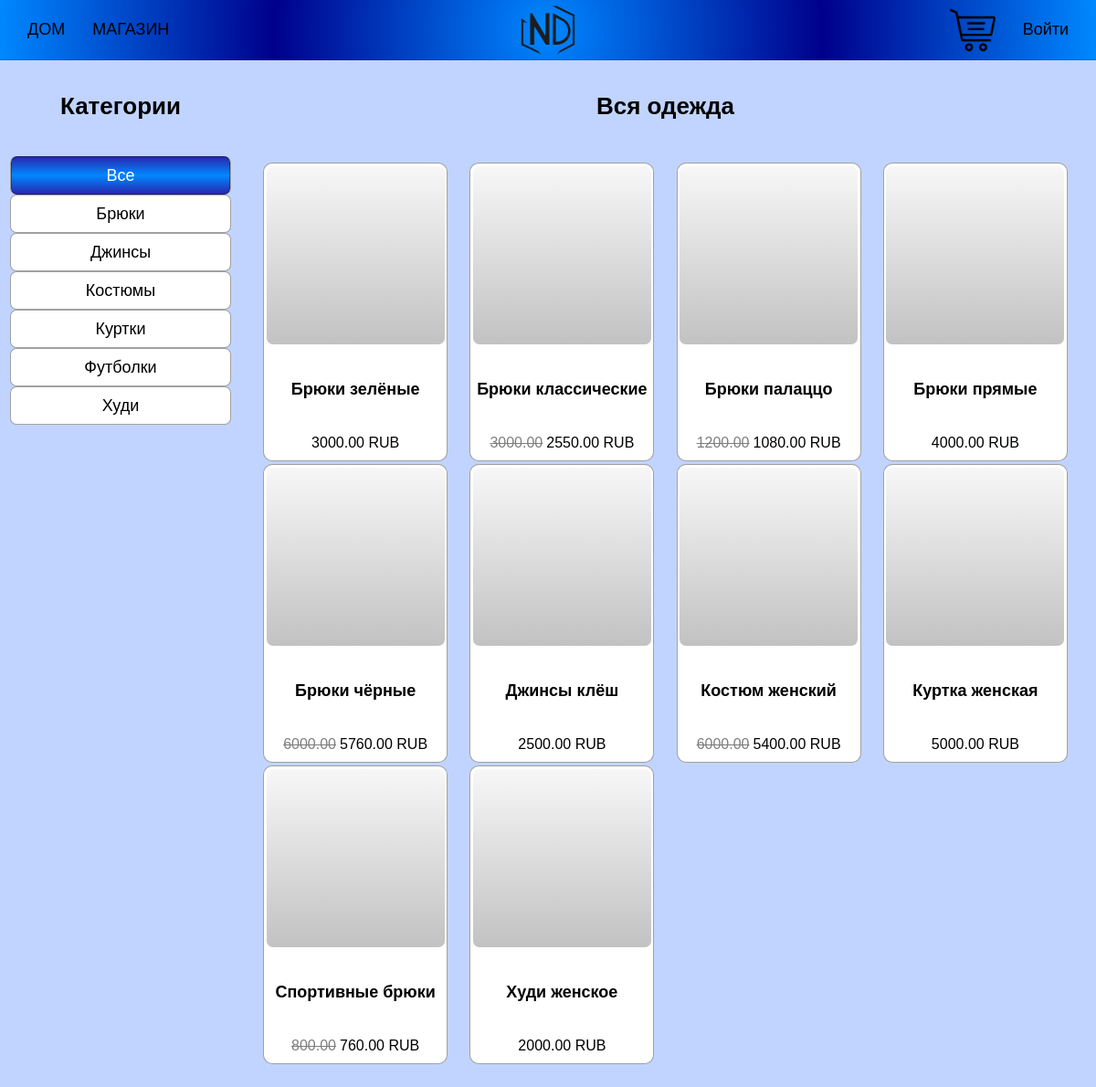
/shop/, run on an earlier commit of the app's database.
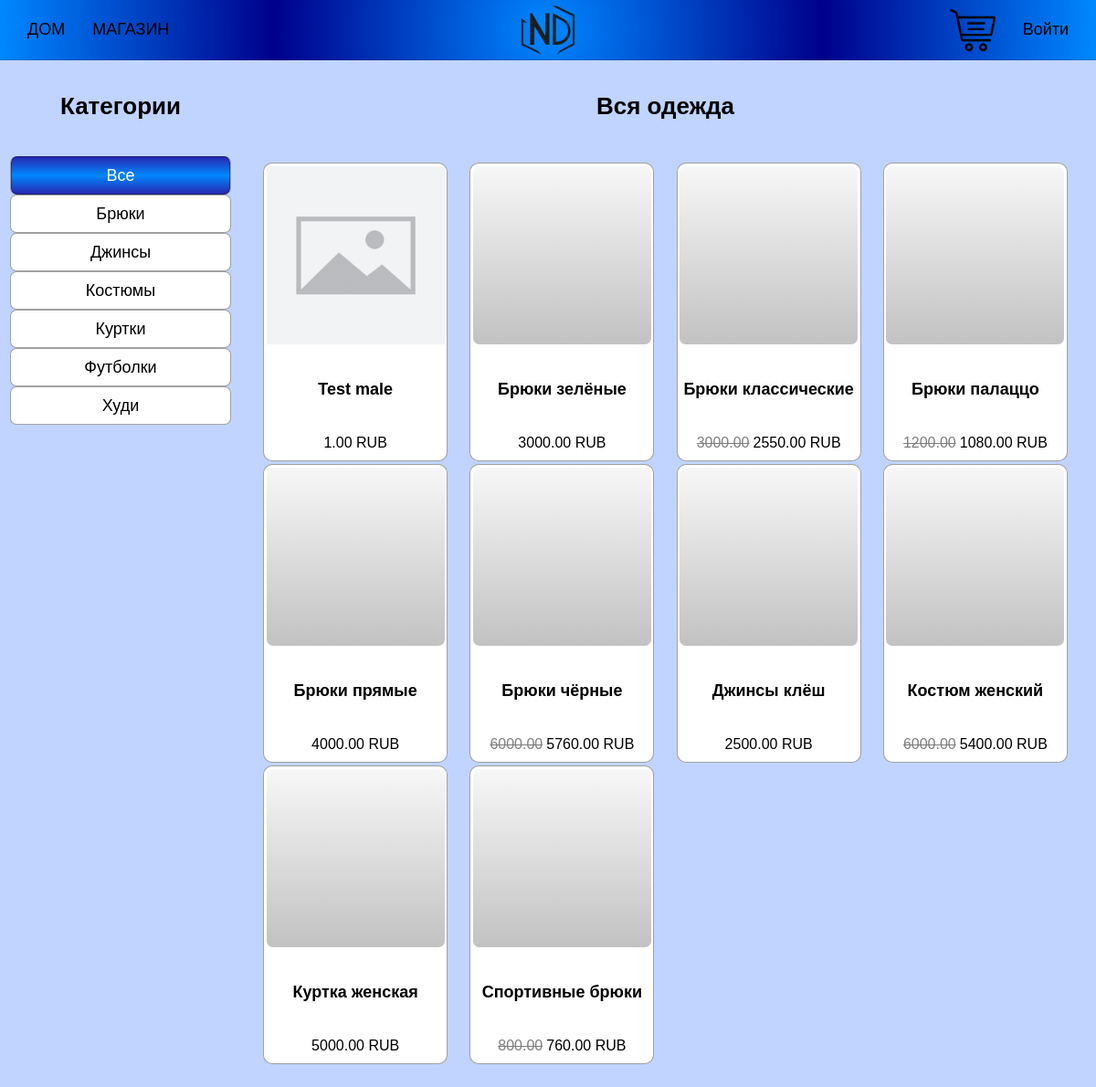
And on a later commit of the database.
### main/models.py (models this page shows, shortened)
class Category(models.Model):
    name  = models.CharField(max_length=20, unique=True)
    slug = models.SlugField(max_length=20, unique=True)
    class Meta:
        ordering = ['name']
        indexes = [models.Index(fields=['name'])]
        verbose_name = 'Category'
        verbose_name_plural = 'Categories'
    def get_absolute_url(self):
        return reverse('main:product_list_by_category', args=[self.slug])

class Product(models.Model):
    category = models.ForeignKey(Category, related_name='products',
                                 on_delete=models.PROTECT)
    name = models.CharField(max_length=50)
    slug = models.SlugField(max_length=50)
    image = models.ImageField(upload_to='products/%Y/%m/%d', blank=True)
    description = models.TextField(blank=True)
    gender = models.CharField(max_length=10, choices=GENDER, default='Женский')
    size = models.IntegerField(max_length=10, default=30)
    price = models.DecimalField(max_digits=10, decimal_places=2)
    available = models.BooleanField(default=True)
    created = models.DateTimeField(auto_now_add=True)
    updated = models.DateTimeField(auto_now=True)
    discount = models.DecimalField(default=0.00, max_digits=5,
                                   decimal_places=2)
    class Meta:
        ordering = ['name']
        indexes = [models.Index(fields=['id', 'slug']),
                   models.Index(fields=['name']),
                   models.Index(fields=['-created'])]
    def get_absolute_url(self):
        return reverse('main:product_detail', args=[self.slug])
    def sell_price(self):
        if self.discount:
            return round(self.price-self.price*self.discount/100, 2)
        return self.price

### main/views.py (the view)
# urls.py: path('shop/', views.product_list, name='product_list'),
def product_list(request, gender=None, category_slug=None):
    page = request.GET.get('page', 1)
    category = None
    categories = Category.objects.all()
    products = Product.objects.filter(available=True)
    if gender:
        products = products.filter(gender=gender)
    if category_slug:
        category = get_object_or_404(Category, slug=category_slug)
        products = products.filter(category=category)
    paginator = Paginator(products, 10)
    current_page = paginator.page(int(page))
    return render(request, 'main/product/list.html',
                  {'category':category,
                   'categories':categories,
                   'products':current_page,
                   'slug_url':category_slug,
                   'gender':gender})

### cart/cart.py (called while the page is built)
    def __len__(self):
        return sum(item['quantity'] for item in self.cart.values())

### cart/context_processors.py (called while the page is built)
def cart(request):
    return {'cart': Cart(request)}

### main/templates/main/product/list.html (shortened to what this page needs)
{% extends 'main/base.html' %}
{% load static %}
{% block content %}
    <div class="llist">
        <div class="sidebar">
            <h4>Категории</h4>
            <ul>
                <li>
                    <a href="{% if gender == 'Женский' %}{% url 'main:product_list_women' %}
                    {% elif gender == 'Мужской' %}{% url 'main:product_list_men' %}
                    {% else %}{% url 'main:product_list' %}{% endif %}">
                        <div {% if not category %}class="selected"{% endif %}>
                            {% if gender == 'Женский' %}<h6>Женская одежда</h6>
                            {% elif gender == 'Мужской' %}<h6>Мужская одежда</h6>
                            {% else %}<h6>Все</h6>
                            {% endif %}
                        </div>
                    </a>
                </li>
                {% for c in categories %}
                    <li>
                        <a href="{% if gender == 'Женский' %}{{ c.get_women_url }}
                        {% elif gender == 'Мужской' %}{{ c.get_men_url }}
                        {% else %}{{ c.get_absolute_url }}{% endif %}">
                            <div {% if category.slug == c.slug %}class="selected"{% endif %}><h6>{{ c.name }}</h6></div>
                        </a>
                    </li>
                {% endfor %}
            </ul>
        </div>
        <div class="main">
            <div class="main-title">
                {% if category %}<h4>{{ category.name }}</h4>{% else %}<h4>Вся одежда</h4>{% endif %}
            </div>
            <div class="product-list">
                <div class="items">
                    {% for product in products %}
                        <div class="item">
                            <a href="{{ product.get_absolute_url }}" class="item-card">
                                <div class="div-img">
                                    <img src="{% if product.image %}{{ product.image.url }}{% else %}{% static 'img/no_image.png' %}{% endif %}" alt="" class="card-img">
                                </div>
                                <h5 class="title-card">{{ product.name }}</h5>
                                {% if product.discount %}
                                    <div class="cart_discount">
                                        <p class="line">{{ product.price }}</p>
                                        <p>{{ product.sell_price }} RUB</p>
                                    </div>
                                {% else %}
                                    <p class="price">{{ product.price }} RUB</p>
                                {% endif %}
                            </a>
                        </div>
                    {% endfor %}
                </div>
            </div>
        </div>
    </div>
{% endblock content %}

What changed in the data, as far as the page shows it:
no longer on this page (row edited): Product: name "Худи женское", price "2000.00"
added Product: name "Test male", price "1.00"
